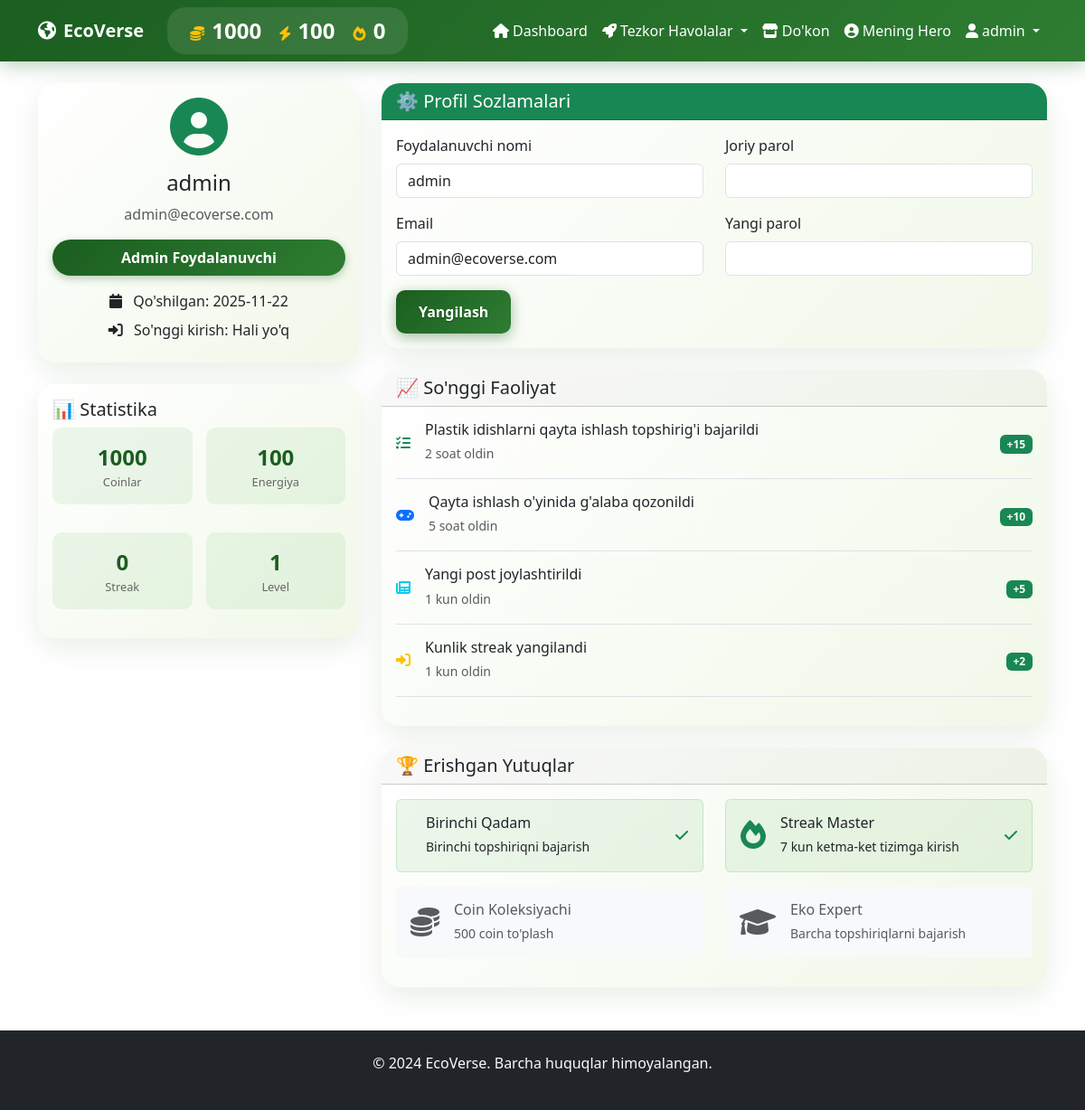
The app's page /profile (signed in) with its own data.
### app.py (models this page shows)
class User(UserMixin, db.Model):
    id = db.Column(db.Integer, primary_key=True)
    username = db.Column(db.String(80), unique=True, nullable=False)
    email = db.Column(db.String(120), unique=True, nullable=False)
    password_hash = db.Column(db.String(200), nullable=False)
    role = db.Column(db.String(20), nullable=False, default='child')
    coins = db.Column(db.Integer, default=0)
    energy = db.Column(db.Integer, default=100)
    streak = db.Column(db.Integer, default=0)
    last_login = db.Column(db.DateTime)
    created_at = db.Column(db.DateTime, default=datetime.utcnow)
    avatar = db.Column(db.String(200), default='default.png')
    is_admin = db.Column(db.Boolean, default=False)
    last_daily_reset = db.Column(db.DateTime, default=datetime.utcnow)
    level = db.Column(db.Integer, default=1)
    experience = db.Column(db.Integer, default=0)

### app.py (the view)
@app.route('/profile')
@login_required
def profile():
    user_stats = {
        'total_tasks': UserTask.query.filter_by(user_id=current_user.id, completed=True).count(),
        'total_quizzes': QuizResult.query.filter_by(user_id=current_user.id).count(),
        'total_coins_earned': db.session.query(func.sum(QuizResult.coins_earned)).filter_by(user_id=current_user.id).scalar() or 0,
        'streak_days': current_user.streak
    }
    return render_template('profile.html', user=current_user, user_stats=user_stats)

### templates/profile.html (shortened to what this page needs)
{% extends "base.html" %}
{% block content %}
<div class="container mt-4">
    <div class="row">
        <div class="col-md-4">
            <div class="card eco-card">
                <div class="card-body text-center">
                    <div class="profile-avatar mb-3">
                        <i class="fas fa-user-circle fa-4x text-success"></i>
                    </div>
                    <h4>{{ user.username }}</h4>
                    <p class="text-muted">{{ user.email }}</p>
                    <div class="badge-eco mb-3">
                        {{ user.role|title }} Foydalanuvchi
                    </div>
                    <div class="profile-stats">
                        <div class="stat-item mb-2">
                            <i class="fas fa-calendar me-2"></i>
                            Qo'shilgan: {{ user.created_at.strftime('%Y-%m-%d') }}
                        </div>
                        <div class="stat-item mb-2">
                            <i class="fas fa-sign-in-alt me-2"></i>
                            So'nggi kirish: {{ user.last_login.strftime('%Y-%m-%d %H:%M') if user.last_login else 'Hali yo\'q' }}
                        </div>
                    </div>
                </div>
            </div>
            <div class="card eco-card mt-4">
                <div class="card-body">
                    <h5 class="card-title">📊 Statistika</h5>
                    <div class="stats-grid">
                        <div class="stat-box text-center mb-3">
                            <div class="stat-value">{{ user.coins }}</div>
                            <div class="stat-label">Coinlar</div>
                        </div>
                        <div class="stat-box text-center mb-3">
                            <div class="stat-value">{{ user.energy }}</div>
                            <div class="stat-label">Energiya</div>
                        </div>
                        <div class="stat-box text-center mb-3">
                            <div class="stat-value">{{ user.streak }}</div>
                            <div class="stat-label">Streak</div>
                        </div>
                        <div class="stat-box text-center mb-3">
                            <div class="stat-value">{{ (user.streak // 7) + 1 }}</div>
                            <div class="stat-label">Level</div>
                        </div>
                    </div>
                </div>
            </div>
        </div>
        <div class="col-md-8">
            <div class="card eco-card mb-4">
                <div class="card-header bg-success text-white">
                    <h5 class="mb-0">⚙️ Profil Sozlamalari</h5>
                </div>
                <div class="card-body">
                    <form id="profileForm">
                        <div class="row">
                            <div class="col-md-6">
                                <div class="mb-3">
                                    <label for="username" class="form-label">Foydalanuvchi nomi</label>
                                    <input type="text" class="form-control" id="username" value="{{ user.username }}" readonly>
                                </div>
                                <div class="mb-3">
                                    <label for="email" class="form-label">Email</label>
                                    <input type="email" class="form-control" id="email" value="{{ user.email }}" readonly>
                                </div>
                            </div>
                            <div class="col-md-6">
                                <div class="mb-3">
                                    <label for="currentPassword" class="form-label">Joriy parol</label>
                                    <input type="password" class="form-control" id="currentPassword">
                                </div>
                                <div class="mb-3">
                                    <label for="newPassword" class="form-label">Yangi parol</label>
                                    <input type="password" class="form-control" id="newPassword">
                                </div>
                            </div>
                        </div>
                        <button type="submit" class="btn btn-eco">Yangilash</button>
                    </form>
                </div>
            </div>
            <div class="card eco-card">
                <div class="card-header">
                    <h5 class="mb-0">📈 So'nggi Faoliyat</h5>
                </div>
                <div class="card-body">
                    <div class="activity-list">
                        {% for activity in [
                            {"type": "task", "text": "Plastik idishlarni qayta ishlash topshirig'i bajarildi", "time": "2 soat oldin", "coins": 15},
                            {"type": "game", "text": "Qayta ishlash o'yinida g'alaba qozonildi", "time": "5 soat oldin", "coins": 10},
                            {"type": "post", "text": "Yangi post joylashtirildi", "time": "1 kun oldin", "coins": 5},
                            {"type": "login", "text": "Kunlik streak yangilandi", "time": "1 kun oldin", "coins": 2}
                        ] %}
                        <div class="activity-item d-flex align-items-center mb-3 pb-3 border-bottom">
                            <div class="activity-icon me-3">
                                {% if activity.type == 'task' %}
                                <i class="fas fa-tasks text-success"></i>
                                {% elif activity.type == 'game' %}
                                <i class="fas fa-gamepad text-primary"></i>
                                {% elif activity.type == 'post' %}
                                <i class="fas fa-newspaper text-info"></i>
                                {% else %}
                                <i class="fas fa-sign-in-alt text-warning"></i>
                                {% endif %}
                            </div>
                            <div class="activity-content flex-grow-1">
                                <h6 class="mb-1">{{ activity.text }}</h6>
                                <small class="text-muted">{{ activity.time }}</small>
                            </div>
                            <div class="activity-coins">
                                <span class="badge bg-success">+{{ activity.coins }}</span>
                            </div>
                        </div>
                        {% endfor %}
                    </div>
                </div>
            </div>
            <div class="card eco-card mt-4">
                <div class="card-header">
                    <h5 class="mb-0">🏆 Erishgan Yutuqlar</h5>
                </div>
                <div class="card-body">
                    <div class="row">
                        {% for achievement in [
                            {"name": "Birinchi Qadam", "desc": "Birinchi topshiriqni bajarish", "icon": "fas fa-footstep", "earned": true},
                            {"name": "Streak Master", "desc": "7 kun ketma-ket tizimga kirish", "icon": "fas fa-fire", "earned": true},
                            {"name": "Coin Koleksiyachi", "desc": "500 coin to'plash", "icon": "fas fa-coins", "earned": false},
                            {"name": "Eko Expert", "desc": "Barcha topshiriqlarni bajarish", "icon": "fas fa-graduation-cap", "earned": false}
                        ] %}
                        <div class="col-md-6 mb-3">
                            <div class="achievement-item d-flex align-items-center p-3 {% if achievement.earned %}bg-light-success{% else %}bg-light{% endif %} rounded">
                                <div class="achievement-icon me-3">
                                    <i class="{{ achievement.icon }} fa-2x {% if achievement.earned %}text-success{% else %}text-muted{% endif %}"></i>
                                </div>
                                <div class="achievement-content">
                                    <h6 class="mb-1 {% if not achievement.earned %}text-muted{% endif %}">{{ achievement.name }}</h6>
                                    <small class="{% if not achievement.earned %}text-muted{% endif %}">{{ achievement.desc }}</small>
                                </div>
                                {% if achievement.earned %}
                                <div class="achievement-badge ms-auto">
                                    <i class="fas fa-check text-success"></i>
                                </div>
                                {% endif %}
                            </div>
                        </div>
                        {% endfor %}
                    </div>
                </div>
            </div>
        </div>
    </div>
</div>
{% endblock %}

### templates/base.html (shortened to what this page needs)
<!DOCTYPE html>
<html lang="uz">
<head>
    <link href="https://cdn.jsdelivr.net/npm/bootstrap@5.3.0/dist/css/bootstrap.min.css" rel="stylesheet">
    <link rel="stylesheet" href="https://cdnjs.cloudflare.com/ajax/libs/font-awesome/6.0.0/css/all.min.css">
    <link rel="stylesheet" href="/static/css/eco-style.css">
    <link rel="stylesheet" href="/static/css/eco-animations.css">
</head>
<body>
    <nav class="navbar navbar-expand-lg navbar-dark navbar-eco">
        <div class="container">
            <a class="navbar-brand fw-bold" href="{{ url_for('dashboard') }}">
                <i class="fas fa-earth-americas me-2"></i>EcoVerse
            </a>
            {% if current_user.is_authenticated %}
            <div class="user-stats d-none d-md-flex">
                <div class="stat-item">
                    <i class="fas fa-coins text-warning me-1"></i>
                    <span class="stat-value text-white">{{ current_user.coins }}</span>
                </div>
                <div class="stat-item">
                    <i class="fas fa-bolt text-warning me-1"></i>
                    <span class="stat-value text-white">{{ current_user.energy }}</span>
                </div>
                <div class="stat-item">
                    <i class="fas fa-fire text-warning me-1"></i>
                    <span class="stat-value text-white">{{ current_user.streak }}</span>
                </div>
            </div>
            {% endif %}
            <div class="collapse navbar-collapse" id="navbarNav">
                <ul class="navbar-nav ms-auto">
                    {% if current_user.is_authenticated %}
                    <li class="nav-item">
                        <a class="nav-link" href="{{ url_for('dashboard') }}">
                            <i class="fas fa-home me-1"></i>Dashboard
                        </a>
                    </li>
                    <li class="nav-item dropdown">
                        <a class="nav-link dropdown-toggle" href="#" role="button" data-bs-toggle="dropdown">
                            <i class="fas fa-rocket me-1"></i>Tezkor Havolalar
                        </a>
                    </li>
                    <li class="nav-item">
                        <a class="nav-link" href="{{ url_for('shop') }}">
                            <i class="fas fa-store me-1"></i>Do'kon
                        </a>
                    </li>
                    <li class="nav-item">
                        <a class="nav-link" href="{{ url_for('hero') }}">
                            <i class="fas fa-user-circle me-1"></i>Mening Hero
                        </a>
                    </li>
                    <li class="nav-item dropdown">
                        <a class="nav-link dropdown-toggle" href="#" role="button" data-bs-toggle="dropdown">
                            <i class="fas fa-user me-1"></i>{{ current_user.username }}
                        </a>
                    </li>
                    {% endif %}
                </ul>
            </div>
        </div>
    </nav>
    <main>
        {% block content %}{% endblock %}
    </main>
    <footer class="bg-dark text-light py-4 mt-5">
        <div class="container text-center">
            <p>&copy; 2024 EcoVerse. Barcha huquqlar himoyalangan.</p>
        </div>
    </footer>
</body>
</html>

### records on screen
User: coins "1000", energy "100", streak "0", username "admin", email "admin@ecoverse.com", role "Admin", created_at "2025-11-22", last_login "Hali yo'q", (user.streak//7)+1 "1"

### other values on screen
{{ activity.text }} "Plastik idishlarni qayta ishlash topshirig'i bajarildi" "Qayta ishlash o'yinida g'alaba qozonildi" "Yangi post joylashtirildi" "Kunlik streak yangilandi"
{{ activity.time }} "2 soat oldin" "5 soat oldin" "1 kun oldin" "1 kun oldin"
{{ activity.coins }} "15" "10" "5" "2"
{{ achievement.name }} "Birinchi Qadam" "Streak Master" "Coin Koleksiyachi" "Eko Expert"
{{ achievement.desc }} "Birinchi topshiriqni bajarish" "7 kun ketma-ket tizimga kirish" "500 coin to'plash" "Barcha topshiriqlarni bajarish"
